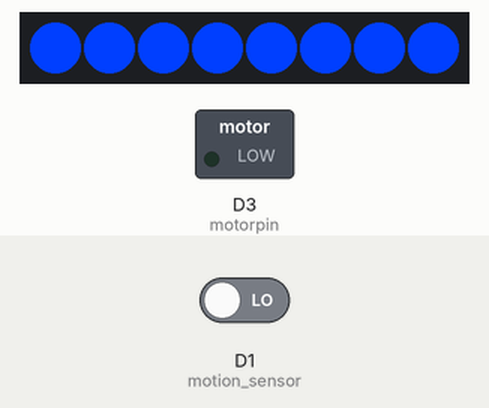
Recording of a sketch running on a simulated ESP8266 (NodeMCU). Parts: 8 RGB LEDs in strip order, left to right, switched loads named in the sketch (green lamp = pin HIGH). The test bench sets the inputs (shaded band); at power-on: D1 (motion_sensor) LOW. WiFi joins after 1.5 s; servers stay silent unless stated; uploads are accepted with an empty reply; what the sketch prints to the serial monitor is not drawn.

Above: at 2.7 s.
2.8 s: D1 (motion_sensor) driven HIGH
At 3.7 s:
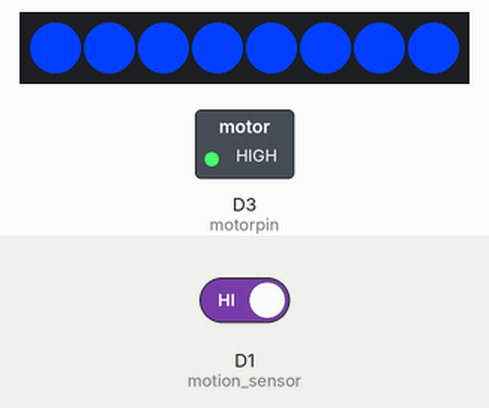
Timing chart, 0 to 11.3 s (numbered marks = the images above; inputs shaded):
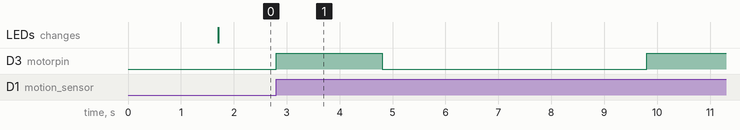

The sketch:

arduinoproject_finddust_.ino
```cpp
#include <ESP8266WiFi.h> // ESP 8266 와이파이 라이브러리
#include <ESP8266HTTPClient.h> // HTTP 클라이언트
#include <Adafruit_NeoPixel.h> // 네오픽셀 라이브러리
#define NUMPIXELS 8 // 네오픽셀 LED 수
Adafruit_NeoPixel pixels = Adafruit_NeoPixel(NUMPIXELS, D2, NEO_GRB + NEO_KHZ800); // 네오픽셀 객체

String sido = "경기"; // 서울, 부산, 대구, 인천, 광주, 대전, 울산, 경기, 강원, 충북, 충남, 전북, 전남, 경북, 경남, 제주, 세종 중 입력
String key = "E1ASY2izLDAG2os%2FpzPRUaEKgAv1xx4mz9xeDxGF5ODpDcVKfJ3LMVS5vrJsg7bwJj%2FZlL7%2BZee6keuTZGxidQ%3D%3D";
String url = "http://openapi.airkorea.or.kr/openapi/services/rest/ArpltnInforInqireSvc/getCtprvnMesureSidoLIst?sidoName=" + sido + "&searchCondition=HOUR&pageNo=1&numOfRows=200&ServiceKey=" + key;

float so2, co, o3, no2, pm10, pm25 = 0; // 대기오염정보 데이터값
int score = 0; // 대기오염점수 0-최고 7-최악
int i=0;
unsigned long nowtime = 0;
unsigned long currenttime = 0;
int motion_sensor = D1;//PIR 핀번호
int motorpin=D3;//릴레이 핀번호

void setup()
{
  pinMode(motorpin,OUTPUT);
  // 시리얼 세팅
  Serial.begin(115200);
  // 네오픽셀 초기화
  pixels.begin();
  for (int i = 0; i < NUMPIXELS; i++) {
    pixels.setPixelColor(i, 0);
  }
  pixels.show();


  // 와이파이 접속
  WiFi.begin("AndroidHotspot2371", "030224**"); // 공유기 이름과 비밀번호 AndroidHotspot2371 030224**

  Serial.print("Connecting");
  while (WiFi.status() != WL_CONNECTED) // 와이파이 접속하는 동안 "." 출력
  {
    delay(500);
    Serial.print(".");
  }
  Serial.println();

  Serial.print("Connected, IP address: ");
  Serial.println(WiFi.localIP()); // 접속된 와이파이 주소 출력
}


void loop() {
  currenttime = millis();

  if (currenttime - nowtime >= 7200000||i==0)
  {
    nowtime = currenttime;
    if (WiFi.status() == WL_CONNECTED) // 와이파이가 접속되어 있는 경우
    {
      WiFiClient client; // 와이파이 클라이언트 객체
      HTTPClient http; // HTTP 클라이언트 객체

      if (http.begin(client, url)) {  // HTTP
        // 서버에 연결하고 HTTP 헤더 전송
        int httpCode = http.GET();

        // httpCode 가 음수라면 에러
        if (httpCode > 0) { // 에러가 없는 경우
          if (httpCode == HTTP_CODE_OK || httpCode == HTTP_CODE_MOVED_PERMANENTLY) {
            String payload = http.getString(); // 받은 XML 데이터를 String에 저장
            Serial.println(payload);//지역 설정 확인용!! 없어도 됨
            int cityIndex = payload.indexOf("안산시");
            so2 = getNumber(payload, "<so2Value>", cityIndex);
            co = getNumber(payload, "<coValue>", cityIndex);
            o3 = getNumber(payload, "<o3Value>", cityIndex);
            no2 = getNumber(payload, "<no2Value>", cityIndex);
            pm10 = getNumber(payload, "<pm10Value>", cityIndex);
            pm25 = getNumber(payload, "<pm25Value>", cityIndex);
          }

        } else {
          Serial.printf("[HTTP] GET... 실패, 에러코드: %s\n", http.errorToString(httpCode).c_str());
        }
        http.end();
      } else {
        Serial.printf("[HTTP] 접속 불가\n");
      }
        score = getScore(); //score 변수에 대기오염점수 저장
        Serial.println(score); // 시리얼로 출력
        setLEDColor(score); // 점수에 따라 LED 색상 출력

    }
  }

  byte state=digitalRead(motion_sensor);

  if ( state == HIGH)
  {
    Serial.println("MOVE");
    digitalWrite(motorpin,HIGH);// 1채널 릴레이 ON
    delay(2000);
    digitalWrite(motorpin,LOW);// 1채널 릴레이 OFF
    delay(5000);
  }
  i=1;
}

float getNumber(String str, String tag, int from) {
  int f = str.indexOf(tag, from) + tag.length(); // 테그의 위치와 테그의 문자 길이의 합
  int t = str.indexOf("<", f); // 다음 테스시작위치
  String s = str.substring(f, t); // 테그 사이의 숫자를 문자열에 저장
  return s.toFloat(); // 문자를 소수로 변환 후 반환
}

int getScore() {
  int s = -1;
  if (pm10 >= 151 || pm25 >= 76 || o3 >= 0.38 || no2 >= 1.1 || co >= 32 || so2 > 0.6) // 최악
    s = 7;
  else if (pm10 >= 101 || pm25 >= 51 || o3 >= 0.15 || no2 >= 0.2 || co >= 15 || so2 > 0.15) // 매우 나쁨
    s = 6;
  else if (pm10 >= 76 || pm25 >= 38 || o3 >= 0.12 || no2 >= 0.13 || co >= 12 || so2 > 0.1) // 상당히 나쁨
    s = 5;
  else if (pm10 >= 51 || pm25 >= 26 || o3 >= 0.09 || no2 >= 0.06 || co >= 9 || so2 > 0.05) // 나쁨
    s = 4;
  else if (pm10 >= 41 || pm25 >= 21 || o3 >= 0.06 || no2 >= 0.05 || co >= 5.5 || so2 > 0.04) // 보통
    s = 3;
  else if (pm10 >= 31 || pm25 >= 16 || o3 >= 0.03 || no2 >= 0.03 || co >= 2 || so2 > 0.02) // 양호
    s = 2;
  else if (pm10 >= 16 || pm25 >= 9 || o3 >= 0.02 || no2 >= 0.02 || co >= 1 || so2 > 0.01) // 좋음
    s = 1;
  else // 최고
    s = 0;
  return s;
}

void setLEDColor(int s) {
  int color;
  if (s == 0||s == 1) // 좋음
    color = pixels.Color(0, 63, 255);

  else if (s==2 ||s == 3) // 보통
    color = pixels.Color(0, 255, 63);

  else if (s == 4 ||s == 5) // 나쁨
    color = pixels.Color(255, 127, 0);

  else // 최악
    color = pixels.Color(255, 0, 0);

  for (int i = 0; i < NUMPIXELS; i++) {
    pixels.setPixelColor(i, color);
  }
  pixels.show();
}
```

Measured:
- after the input at 2.8 s, D3 (motorpin): LOW → HIGH at once, → LOW 2.0 s later, → HIGH 5.0 s later
